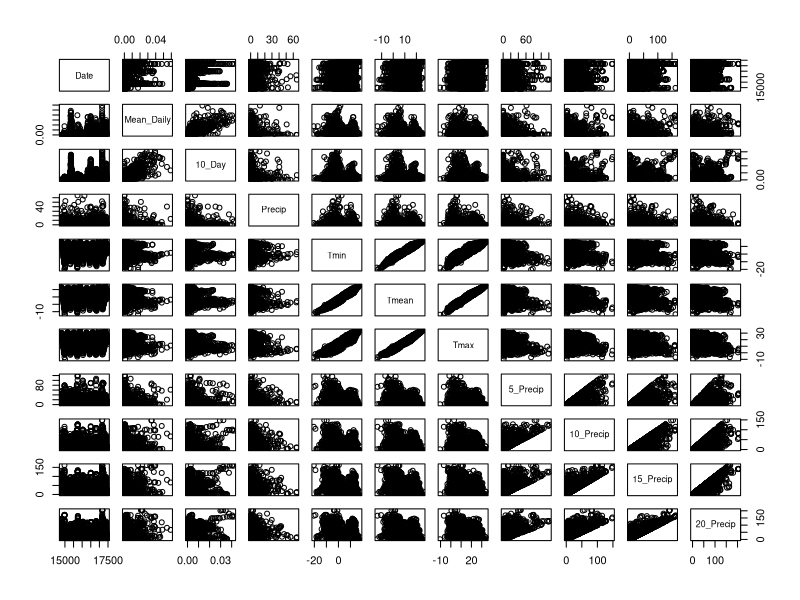
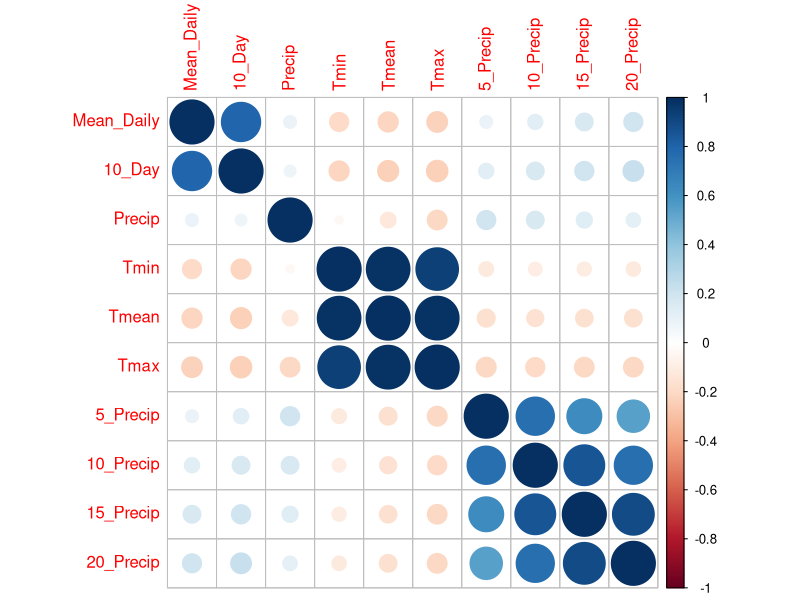
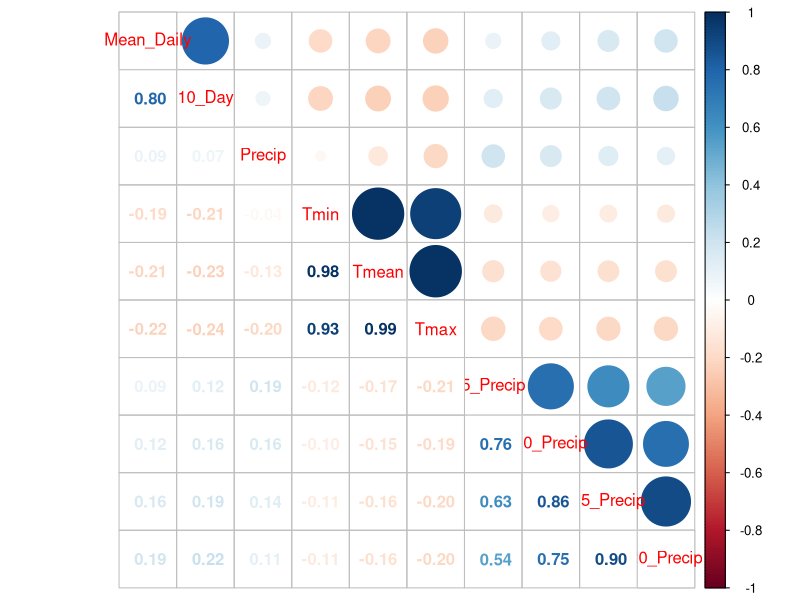
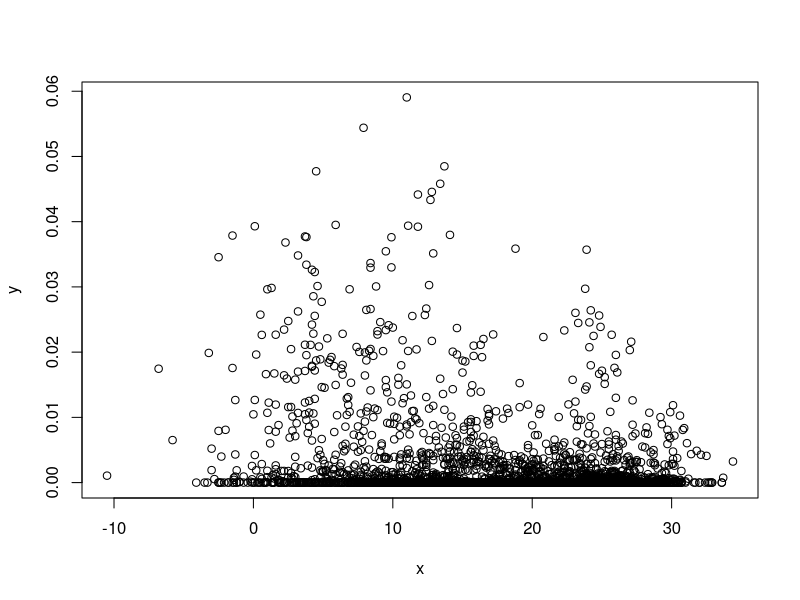
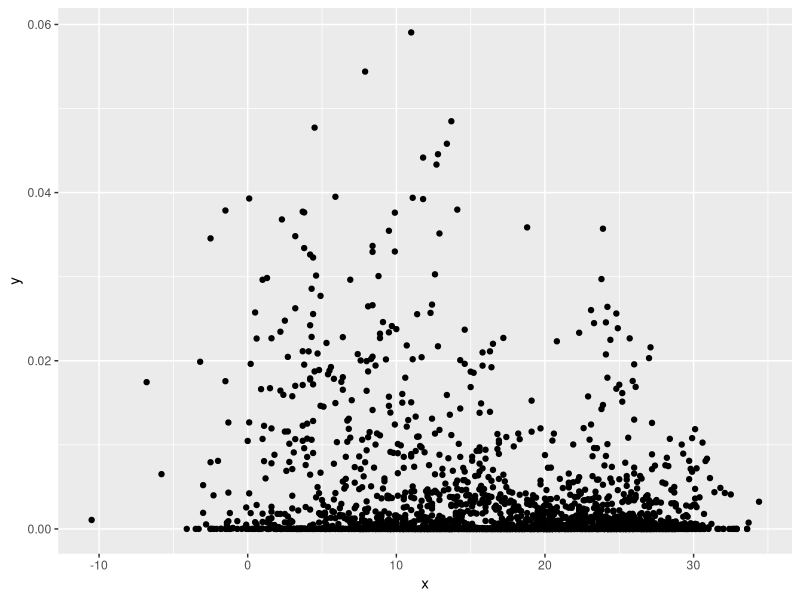
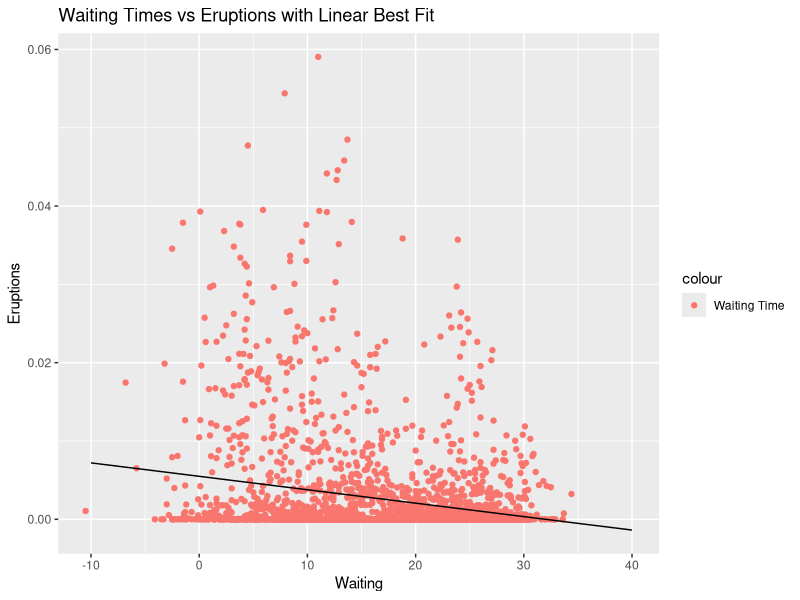
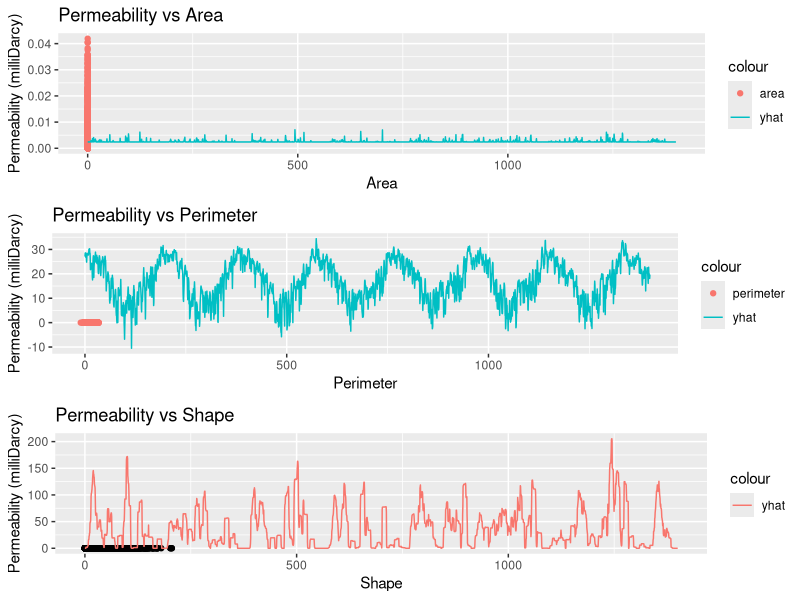
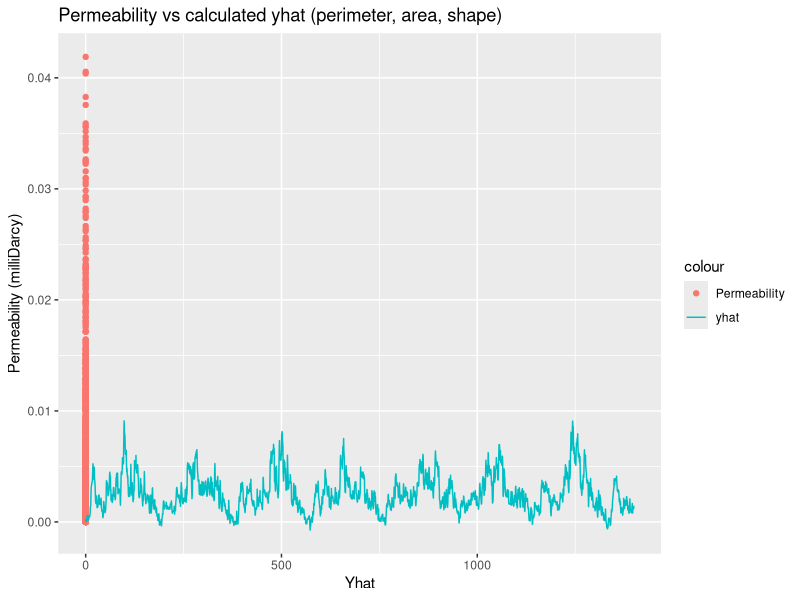

The R script that drew these images, in order:
## ---- chunk 1
#install.packages("tidyverse")
library(tidyverse)
#install.packages("ggplot2")
library(ggplot2)
library(lubridate)
#install.packages("corrplot")
library(corrplot)
#install.packages("gridExtra")
library(gridExtra)
## ---- chunk 2
R_Ready_Clover <- read_csv("R_Ready_Clover_new.csv", 
    col_types = cols(Date = col_date(format = "%m/%d/%Y")))

Rclover=R_Ready_Clover

Rclover=as.data.frame(Rclover)
## ---- chunk 3
#correlate function from R class

correlatefunction = function(x,y){
  xAnom= x-mean(x)
  xVar = t(xAnom)%*%xAnom/(length(xAnom)-1)
  yAnom= y-mean(y)
  yVar = t(yAnom)%*%yAnom/(length(yAnom)-1)
  covarianceXY = t(xAnom) %*% yAnom/ (length(x)-1)
  rho= covarianceXY/(sqrt(xVar*yVar))
  print(rho)
}

#isolate the variables for correlation function
discharge=Rclover$Mean_Daily
dischargeTen=Rclover$`10_Day`
precip=Rclover$Precip
tMean=Rclover$Tmean
tMax=Rclover$Tmax
tMin=Rclover$Tmin
precip5=Rclover$`5_Precip`
precip10=Rclover$`10_Precip`
precip15=Rclover$`15_Precip`
precip20=Rclover$`20_Precip`

#discharge correlation
correlatefunction(discharge,precip)
# 0.08778667

correlatefunction(discharge,tMean)
# -0.2119314

correlatefunction(discharge, tMax)
#-0.223613

correlatefunction(discharge, tMin)
#-0.1901913

correlatefunction(discharge, precip5)
#0.08854493

correlatefunction(discharge, precip10)
#0.1223839


correlatefunction(discharge, precip15)
# 0.1646641

correlatefunction(discharge, precip20)
#0.1901128

#10-day moving average discharge 
correlatefunction(dischargeTen, precip)
# 0.07474993

correlatefunction(dischargeTen,tMax)
# -0.2393274

correlatefunction(dischargeTen, tMean)
#-0.2306164

correlatefunction(dischargeTen, tMin)
 #-0.2116937

correlatefunction(dischargeTen, precip5)
#0.1244685

correlatefunction(dischargeTen,precip10)
#0.1647268

correlatefunction(dischargeTen, precip15)
#0.19286

correlatefunction(dischargeTen, precip20)
#0.2241105

## ---- chunk 4
plot(Rclover)
## ---- chunk 5
#keep date
Rclover=Rclover[-1]
Rclover

M=cor(Rclover)
corrplot(M,method="circle")
corrplot.mixed(M)
## ---- chunk 6
x=tMax
y=discharge

desMatrix1=matrix(x) #design matrix
#check NA
any(is.na(desMatrix1))
#linear algebra model function
#library(tidyverse)
linearAlgebraModel=function(desMatrix1,y){
  XX=t(desMatrix1)%*%desMatrix1
  XY=t(desMatrix1)%*%y
  B=solve(XX)%*%XY
  print(B)
}
linearAlgebraModel(desMatrix1, y)

B=linearAlgebraModel(desMatrix1,y)
waitSEQ=seq(0,.5)
yhat1=waitSEQ*B[1]
yhat1
#library(ggplot2)
plot(x,y)
ggplot()+geom_point(aes(x,y))+geom_line(aes(waitSEQ,yhat1))


#design matrix with 1's
ones=matrix(1,nrow=length(x))
desMatrix2=cbind(ones,x)
B2=linearAlgebraModel(desMatrix2,y)
waitSEQ=seq(-10,40)
waitSEQ
dim(waitSEQ)
yhat2=waitSEQ*B2[2]+B2[1]
yhat2
?legend
ggplot()+geom_point(aes(x=x,y=y, color="Waiting Time"))+geom_line(aes(waitSEQ,yhat2))+labs(x= "Waiting", y="Eruptions", title="Waiting Times vs Eruptions with Linear Best Fit")
## ---- chunk 7
#treat like communism and isolate!
area=Rclover$Precip   #x1
peri=Rclover$Tmax #x2
shape=Rclover$`20_Precip` #x2
perm=Rclover$`10_Day`#y predicting this by the x values


#find yhat for each one!!!!GAAAAAHH
#for area............................
ones2=matrix(1,nrow=length(perm))
areaDesign=cbind(ones2,area)
areaXX=t(areaDesign)%*%areaDesign
areaXY=t(areaDesign)%*%perm
areaB=solve(areaXX)%*%areaXY
areaB
#now yhat! 
areaYhat=areaDesign%*%areaB
head(areaYhat)
#same x sequence
seq7=seq(0,1400,length.out = 2683)
#for perimeter....................
periDesign=cbind(ones2,peri)
periXX=t(periDesign)%*%periDesign
periXY=t(periDesign)%*%peri
periB=solve(periXX)%*%periXY
areaB
#now yhat! 
periYhat=periDesign%*%periB
head(periYhat)
#same x sequence
seq7=seq(0,1400,length.out = 2683)
#for shape...........................
shapeDesign=cbind(ones2,shape)
shapeXX=t(shapeDesign)%*%shapeDesign
shapeXY=t(shapeDesign)%*%shape
shapeB=solve(shapeXX)%*%shapeXY
shapeB
#now yhat! 
shapeYhat=shapeDesign%*%shapeB
head(shapeYhat)
#same x sequence
seq7=seq(0,1400,length.out = 2683)
#makes plots for all of them!
regress1=ggplot()+geom_point(aes(areaYhat, perm, color="area"))+geom_line(aes(seq7,areaYhat, color="yhat"))+ggtitle("Permeability vs Area")+xlab("Area")+ylab("Permeability (milliDarcy)")
regress2=ggplot()+geom_point(aes(periYhat,perm,color="perimeter"))+geom_line(aes(seq7,periYhat, color="yhat"))+ggtitle("Permeability vs Perimeter")+xlab("Perimeter")+ylab("Permeability (milliDarcy)")
regress3=ggplot()+geom_point(aes(shapeYhat, perm))+geom_line(aes(seq7,shapeYhat, color="yhat"))+ggtitle("Permeability vs Shape")+xlab("Shape")+ylab("Permeability (milliDarcy)")
#combine with grid.arrange
grid.arrange(grobs=list(regress1,regress2,regress3),nrow=3)

ggsave("ex.jpg")





ones2=matrix(1,nrow=length(perm))
#combine these guys to make design matrix
rockDesign=cbind(ones2,area,peri,shape)
#use normal equations to solve for B
rockXX=t(rockDesign)%*%rockDesign
rockXY=t(rockDesign)%*%perm
rockB=solve(rockXX)%*%rockXY
rockB
#now yhat! these are the predicted values boooyah!
rockYhat=rockDesign%*%rockB
head(rockYhat)
#now an x sequence
seq7=seq(0,1400,length.out = 2683)
#plot
ggplot()+geom_point(aes(rockYhat,perm, color="Permeability"))+geom_line(aes(seq7,rockYhat, color="yhat"))+ggtitle("Permeability vs calculated yhat (perimeter, area, shape)")+xlab("Yhat")+ylab("Permeability (milliDarcy)")


## ---- chunk 8

